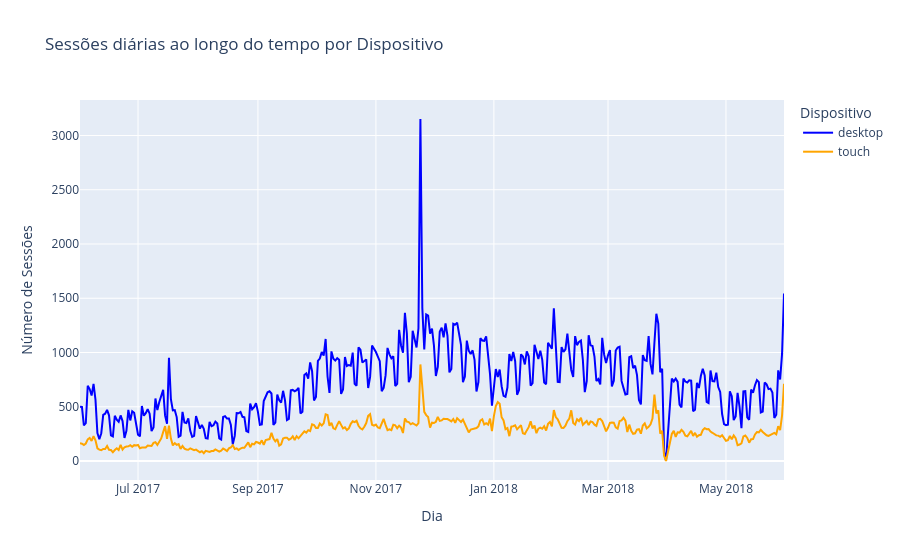

Notebook code cell kept with this figure:
### Markdown cell above
conclusão:

- Proporção consistente: Desktop mantém aproximadamente 3:1 em relação ao touch, similar ao padrão observado nos investimentos de marketing (74,3% vs 25,7%)
- Comportamento sazonal similar: Ambos os dispositivos seguem os mesmos padrões temporais, com picos e vales coincidentes
- Estabilidade relativa: Touch apresenta menor variabilidade (desvio padrão menor), enquanto desktop tem maior amplitude de variação
- Normalidade mantida: Quando combinados, continuamos com a média de ~987 sessões por dia, confirmando que não há usuários fazendo sessões em excesso

### Code cell
# DAU
# Gráfico de sessões (segmentado por dispositivo)
fig_sessoes_device = px.line(sessoes_por_dia_device, 
                            x='data', 
                            y='sessoes',
                            color='device',
                            title='Sessões diárias ao longo do tempo por Dispositivo', 
                            labels={'data': 'Dia', 'sessoes': 'Número de Sessões', 'device': 'Dispositivo'},
                            color_discrete_map={'desktop': 'blue', 'touch': 'orange'})

sessoes_por_dia_device_plot = sessoes_por_dia_device.copy()
sessoes_por_dia_device_plot['data'] = sessoes_por_dia_device_plot['data'].dt.to_timestamp()

fig_sessoes_device = px.line(
    sessoes_por_dia_device_plot,
    x='data',
    y='sessoes',
    color='device',
    title='Sessões diárias ao longo do tempo por Dispositivo',
    labels={'data': 'Dia', 'sessoes': 'Número de Sessões', 'device': 'Dispositivo'},
    color_discrete_map={'desktop': 'blue', 'touch': 'orange'}
)
fig_sessoes_device.show()

### Figure 1 — Plotly figure (JSON) as saved in the notebook; plotly's stock layout.template omitted (floating-point values rounded to 4 significant figures; data arrays with more than 128 entries replaced by an {"elided": "..."} marker saying what was removed)
{"data": [{"hovertemplate": "Dispositivo=desktop<br>Dia=%{x}<br>Número de Sessões=%{y}<extra></extra>", "legendgroup": "desktop", "line": {"color": "blue", "dash": "solid"}, "marker": {"symbol": "circle"}, "mode": "lines", "name": "desktop", "orientation": "v", "showlegend": true, "type": "scatter", "x": {"elided": "364 str values"}, "xaxis": "x", "y": {"elided": "364 int values"}, "yaxis": "y"}, {"hovertemplate": "Dispositivo=touch<br>Dia=%{x}<br>Número de Sessões=%{y}<extra></extra>", "legendgroup": "touch", "line": {"color": "orange", "dash": "solid"}, "marker": {"symbol": "circle"}, "mode": "lines", "name": "touch", "orientation": "v", "showlegend": true, "type": "scatter", "x": {"elided": "364 str values"}, "xaxis": "x", "y": {"elided": "364 int values"}, "yaxis": "y"}], "layout": {"legend": {"title": {"text": "Dispositivo"}, "tracegroupgap": 0}, "title": {"text": "Sessões diárias ao longo do tempo por Dispositivo"}, "xaxis": {"anchor": "y", "domain": [0, 1], "title": {"text": "Dia"}}, "yaxis": {"anchor": "x", "domain": [0, 1], "title": {"text": "Número de Sessões"}}}}
